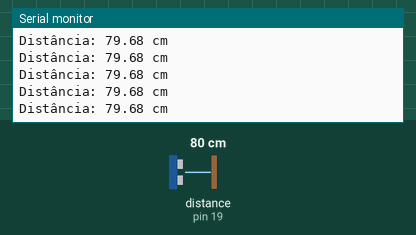
Simulated run of this sketch. Board: Arduino Uno, built with avr-gcc and run on an emulated ATmega328P. Shown: the last lines printed to the serial monitor. Wiring (inferred from the names in the program): ultrasonic range finder: trigger pin 18; echo pin 19. The test bench sets the inputs (shaded band); at power-on: distance to the obstacle (sensor on pin 19) 80 cm. The echo pulse lasts 58.3 µs per cm.

Above: at 1.2 s.
1.3 s: distance to the obstacle (sensor on pin 19) set to 299 cm
At 1.62 s:
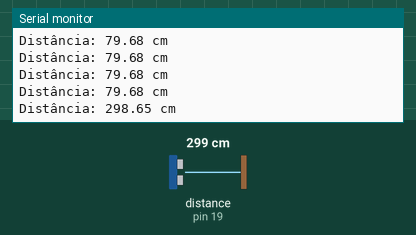
4.3 s: distance to the obstacle (sensor on pin 19) set to 2 cm
At 4.46 s:
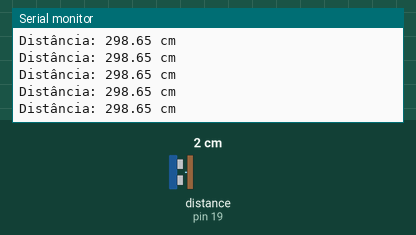
Timing chart, 0 to 7.3 s (numbered marks = the images above; inputs shaded):
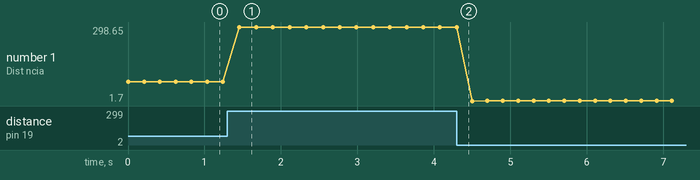

Measured:
- after the input at 1.3 s, the serial monitor: prints a new line after 0.16 s (image 1)
- plotted number 1: 79.68 → 298.65 after the input at 1.3 s, 298.65 → 2.02 after the input at 4.3 s

The sketch:

sketch_nov14a.ino
```cpp
#define TRIG_PIN 18  // Pino TRIG do sensor
#define ECHO_PIN 19  // Pino ECHO do sensor

void setup() {
  Serial.begin(115200);       // Inicializa a comunicação serial
  pinMode(TRIG_PIN, OUTPUT);  // Define o pino TRIG como saída
  pinMode(ECHO_PIN, INPUT);   // Define o pino ECHO como entrada
}

void loop() {
  // Envia um pulso de 10 microssegundos no TRIG
  digitalWrite(TRIG_PIN, LOW);
  delayMicroseconds(2);
  digitalWrite(TRIG_PIN, HIGH);
  delayMicroseconds(10);
  digitalWrite(TRIG_PIN, LOW);

  // Lê a duração do pulso no pino ECHO
  long duration = pulseIn(ECHO_PIN, HIGH);

  // Calcula a distância em cm (velocidade do som é ~34300 cm/s)
  float distance = (duration * 0.0343) / 2;

  // Imprime a distância no Serial Monitor
  Serial.print("Distância: ");
  Serial.print(distance);
  Serial.println(" cm");

  delay(200);  // Espera 500ms antes de medir novamente
}
```
